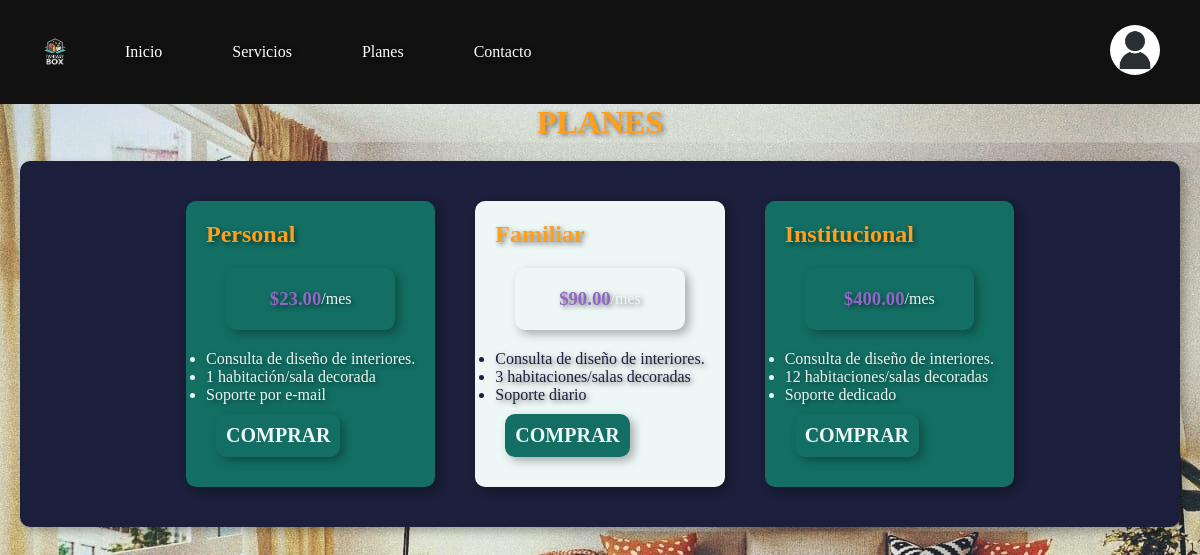
The page /phpPaginas/planes.php (signed in) on the database its author committed.
### tables this page shows
CREATE TABLE `membresias` (
  `id` int(11) NOT NULL,
  `nombre` varchar(50) NOT NULL,
  `precio` decimal(10,2) NOT NULL,
  `descripcion` text DEFAULT NULL
);

### phpPaginas/planes.php (the view, shortened to what this page needs)
<?php
$conn = new mysqli("localhost", "root", "", "prueba_db");
$result = $conn->query("SELECT * FROM membresias ORDER BY id ASC");
$planes = [];
while($row = $result->fetch_assoc()){
    $planes[$row['id']] = $row;
}
?>
<!DOCTYPE html>
<html lang="es">
<head>
    <link rel="stylesheet" href="../CSS/style planes.css">
    <link rel="stylesheet" href="../styles.css">
</head>
<body>
  <header class="encabezado">
    <img src="../assets/fb p.png" alt="Logo fantasy box" class="fantasy box">
    <nav class="menu">
      <a href="../index.php" class="btn-menu">Inicio</a>
      <a href="../phpPaginas/servicios.php" class="btn-menu">Servicios</a>
      <a href="../phpPaginas/planes.php" class="btn-menu">Planes</a>
      <a href="../phpPaginas/contacto.php" class="btn-menu">Contacto</a>
    </nav>
    <nav class="cuenta">
      <?php if(!isset($_SESSION['id_usuario'])): ?>
        <nav class="cuentas">
          <a href="../phpPaginas/Registrarse.php" class="btn-menu">¡Crear una cuenta!</a>
        </nav>
        <nav>
          <a href="../phpPaginas/inSesion.php" class="btn-menu">¿Ya tienes cuenta? Inicia sesión</a>
        </nav>
      <?php else: ?>
        <img src="<?php echo isset($_SESSION['foto']) && $_SESSION['foto'] !== ''
              ? '../uploads/' . $_SESSION['foto']
              : '../assets/default.png'; ?>"
             alt="Perfil" class="avatar" onclick="toggleMenu()">
      <?php endif; ?>
    </nav>
  </header>
<h1 style="text-align:center;">PLANES</h1>
<div class="planes">
    <div class="plan1">
        <h2>Personal</h2>
        <div class="precio1">
            <h3>$<?php echo isset($planes[1]) ? $planes[1]['precio'] : '0'; ?></h3>
            <p>/mes</p>
        </div>
        <ul>
            <li>Consulta de diseño de interiores.</li>
            <li>1 habitación/sala decorada</li>
            <li>Soporte por e-mail</li>
        </ul>
        <form method="POST" action="../phpPaginas/checkout.php">
            <button type="submit" class="plan1B">COMPRAR</button>
        </form>
    </div>
    <div class="plan2">
        <h2>Familiar</h2>
        <div class="precio2">
            <h3>$<?php echo isset($planes[2]) ? $planes[2]['precio'] : '0'; ?></h3>
            <p>/mes</p>
        </div>
        <ul>
            <li>Consulta de diseño de interiores.</li>
            <li>3 habitaciones/salas decoradas</li>
            <li>Soporte diario</li>
        </ul>
        <form method="POST" action="../phpPaginas/checkout.php">
            <button type="submit" class="plan2B">COMPRAR</button>
        </form>
    </div>
    <div class="plan3">
        <h2>Institucional</h2>
        <div class="precio3">
            <h3>$<?php echo isset($planes[3]) ? $planes[3]['precio'] : '0'; ?></h3>
            <p>/mes</p>
        </div>
        <ul>
            <li>Consulta de diseño de interiores.</li>
            <li>12 habitaciones/salas decoradas</li>
            <li>Soporte dedicado</li>
        </ul>
        <form method="POST" action="../phpPaginas/checkout.php">
            <button type="submit" class="plan3B">COMPRAR</button>
        </form>
    </div>
</div>
</body>
</html>

### CSS/style planes.css (style rules this page uses)
body { background-image: url('../assets/background.jpeg'), linear-gradient(135deg, #1b1f3b, #2c3e50); }
h1 { text-align: center; }
.planes { background-color: #1b1f3b; display: flex; margin: 20px; padding: 20px; border-radius: 10px; align-items: center; }
.planes .plan1 { margin: 20px; padding: 20px; background-color: #136f63 ; color: #edf7f6; border-radius: 10px; }
.planes .plan1 .precio1 { display: flex; }
.planes .plan2 { margin: 20px; padding: 20px; background-color: #edf7f6; color: #1b1f3b; border-radius: 10px; }
.planes .plan2 .precio2 { display: flex; }
.planes .plan3 { margin: 20px; padding: 20px; background-color: #136f63; color: #edf7f6; border-radius: 10px; }
.planes .plan3 .precio3 { display: flex; }
button { margin: 10px; padding: 10px; background-color: #ff9f1c; color: #edf7f6; border-radius: 10px; font-family: Bahnschrift Condensed; }

### styles.css (style rules this page uses)
* { margin: 0; padding: 0; box-sizing: border-box; }
html { scroll-behavior: smooth; overflow-x: hidden; }
body { text-shadow: 2px 2px 5px rgba(0,0,0,0.5); box-sizing: border-box; margin: 0; padding: 0; font-family: Bahnschrift Condensed; overflow-x: hidden; }
h1 { color:#ff9f1c; }
h2 { color:#ff9f1c; }
h3 { color: #9067c6; }
p { color: #edf7f6; }
div { border-radius: 10px; justify-content: center; align-items: center; margin: 20px; padding: 20px; box-shadow: 4px 4px 10px rgba(0,0,0,0.3); transition: all 0.8s ease; }
nav { padding: 10px; }
button { font-family: Bahnschrift Condensed; border-radius: 10px; padding: 10px; margin: 10px; font-weight: bold; font-size: 20px; background-color: #136f63; color: #edf7f6; cursor: pointer; transition: 0.3s; border: none; box-shadow: 4px 4px 10px rgba(0,0,0,0.3); }
.encabezado { background-color: #111; display: flex; align-items: center; justify-content: space-between; padding: 15px 30px; position: relative; color: white; width: 100%; height: 10%; }
.menu { text-align: center; flex-grow: 1; }
.encabezado img { height: 50px; }
.menu a { margin: 0 15px; text-decoration: none; color: white; font-weight: 500; }
.menu { display: flex; }
.btn-menu { text-decoration: none; color: white; font-weight: bold; padding: 8px 15px; border-radius: 5px; }
.btn-menu { border: none; padding: 12px 20px; font-size: 16px; font-weight: bold; border-radius: 8px; margin: 10px; cursor: pointer; transition: 0.3s; }
.avatar { width: 50px; height: 50px; border-radius: 50%; object-fit: cover; cursor: pointer; }

### rows shown on the page
membresias: precio "23.00"
membresias: precio "90.00"
membresias: precio "400.00"
